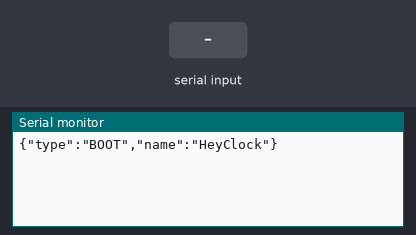
Recording of a sketch running on a simulated ESP32. On the bench: the last lines printed to the serial monitor. The inputs (shaded band) are chosen by the test bench. EEPROM starts erased.

Above: at 2.7 s.
2.8 s: "HELLO\n" received over Serial
At 3.4 s:
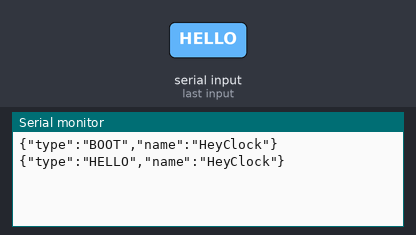
4.3 s: "SAVE_SETUP\n" received over Serial
At 4.7 s:
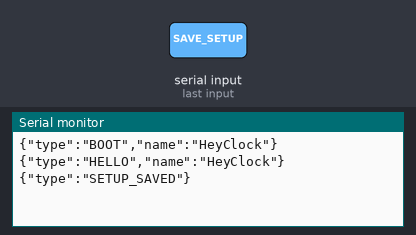

Measured:
- after the input at 2.8 s, the serial monitor: prints a new line at once (image 1)
- after the input at 4.3 s, the serial monitor: prints a new line at once (image 2)

The sketch:

HeyClock_USB_Only_Setup.ino
```cpp
#include <Preferences.h>

Preferences prefs;
String inputBuffer = "";

String getValue(String msg, String key) {
  String search = "\"" + key + "\":\"";
  int start = msg.indexOf(search);
  if (start == -1) return "";

  start += search.length();
  int end = msg.indexOf("\"", start);
  if (end == -1) return "";

  return msg.substring(start, end);
}

void sendJson(String json) {
  Serial.println(json);
  Serial.flush();
}

void handleCommand(String msg) {
  if (msg.indexOf("HELLO") >= 0) {
    sendJson("{\"type\":\"HELLO\",\"name\":\"HeyClock\"}");
  }

  if (msg.indexOf("SAVE_SETUP") >= 0) {
    prefs.begin("heyclock", false);
    prefs.putString("deviceName", getValue(msg, "deviceName"));
    prefs.putString("timezone", getValue(msg, "timezone"));
    prefs.putString("language", getValue(msg, "language"));
    prefs.putString("alarmTime", getValue(msg, "alarmTime"));
    prefs.end();

    sendJson("{\"type\":\"SETUP_SAVED\"}");
  }
}

void setup() {
  Serial.begin(115200);
  delay(1500);
  sendJson("{\"type\":\"BOOT\",\"name\":\"HeyClock\"}");
}

void loop() {
  while (Serial.available()) {
    char c = Serial.read();

    if (c == '\n') {
      inputBuffer.trim();

      if (inputBuffer.length() > 0) {
        handleCommand(inputBuffer);
      }

      inputBuffer = "";
    } else {
      inputBuffer += c;
    }
  }

  delay(10);
}
```
